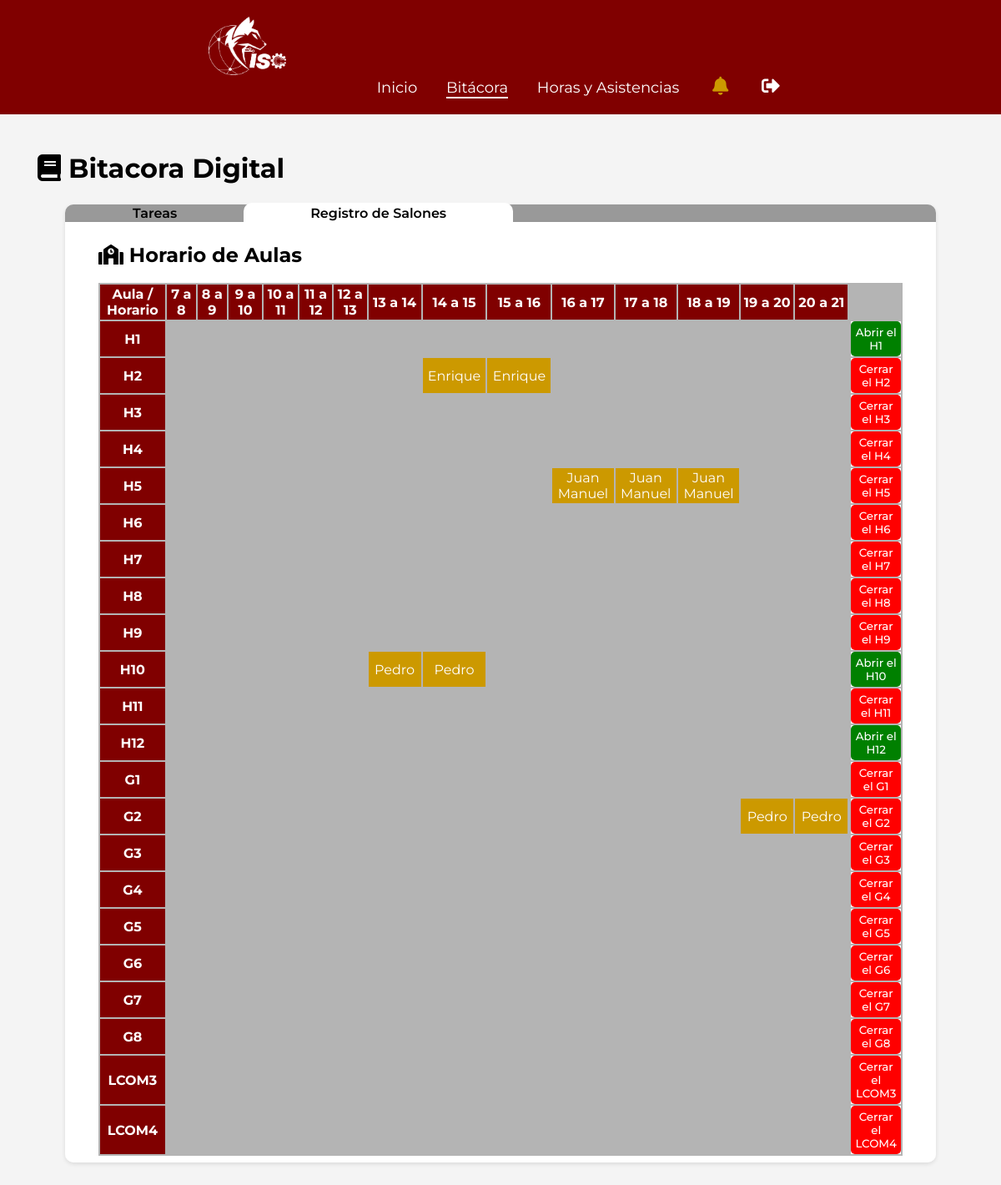
The page /bitacorah.php (signed in) on the database as committed earlier.
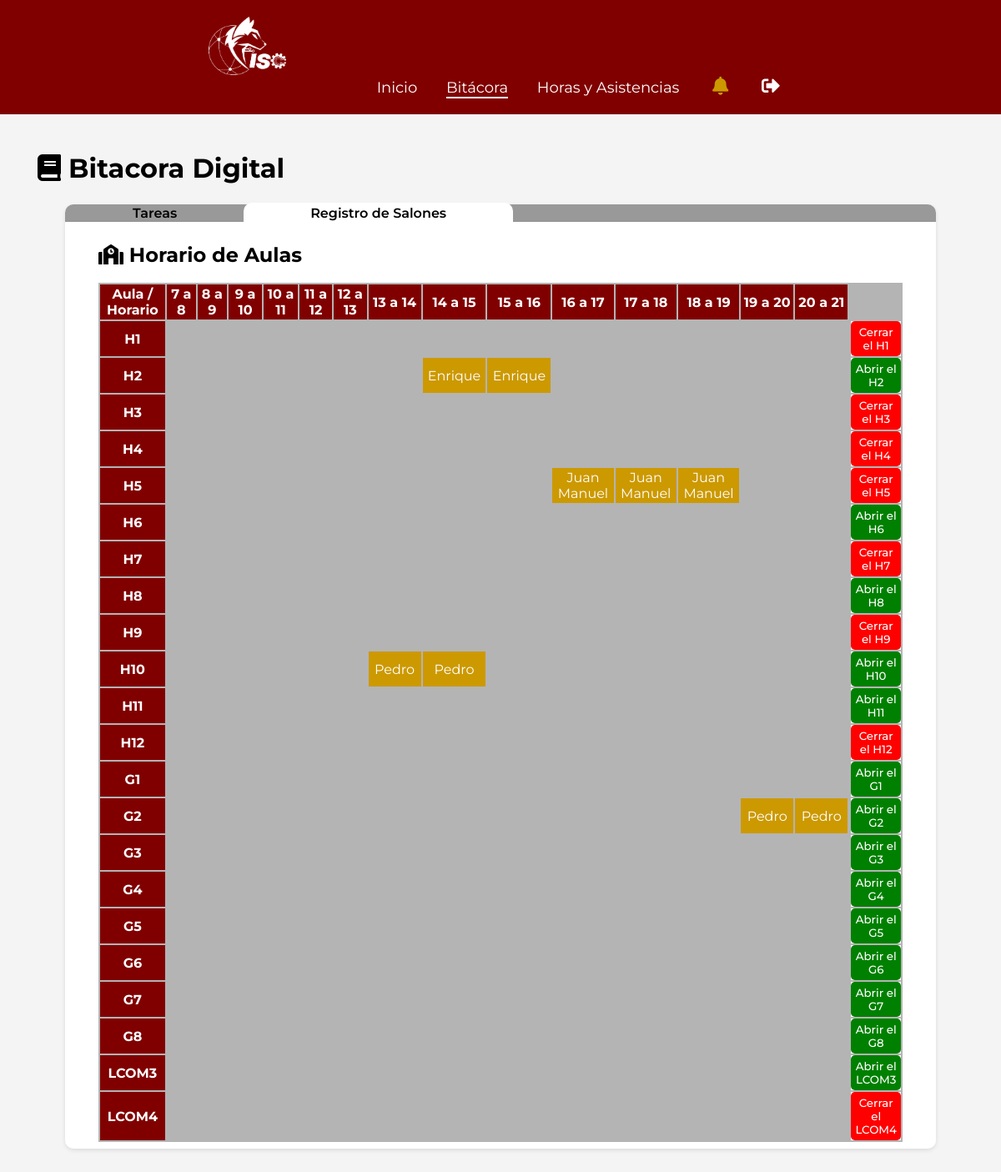
The same page on the database as committed later.
### tables this page shows
CREATE TABLE `aulas` (
  `id_aula` int(5) NOT NULL,
  `aula` varchar(5) DEFAULT NULL,
  `tipo` varchar(50) DEFAULT NULL,
  `estado` varchar(255) DEFAULT NULL,
  `clima` varchar(255) DEFAULT NULL
);

### bitacorah.php (the view, shortened to what the changed rows need)
<!DOCTYPE html>
<html lang="es">
<head>
    <link rel="stylesheet" type="text/css" href="admin_panel.css">
    <link rel="stylesheet" href="https://cdnjs.cloudflare.com/ajax/libs/font-awesome/5.15.4/css/all.min.css"/>
</head>
<body>
    <main class="admin-main">
        <section class="dashboard-overview">
            <h2 class="tt_paginas"><i class="fas fa-book"></i> Bitacora Digital</h2>
            <br>
            <div class="dashboard-widgets">
                <div class="widget">
                    <h1><i class="fas fa-school"></i> Horario de Aulas</h1>
                    <br>
                    <table class="tabla_horarios">
                        <?php date_default_timezone_set('America/Mexico_City');
                            $dia_semana_ingles = array(
                                'Monday' => 'lunes',
                                'Tuesday' => 'martes',
                                'Wednesday' => 'miercoles',
                                'Thursday' => 'jueves',
                                'Friday' => 'viernes',
                                'Saturday' => 'sabado',
                                'Sunday' => 'domingo'
                            );
                            $dia_semana = $dia_semana_ingles[date("l")];
                            ?>
                        <tr>
                            <th class="table_tt">Aula / Horario</th>
                            <?php for ($i=6; $i<20; $i++){?>
                            <th class="table_tt"><?php echo $i + 1; ?> a <?php echo $i + 2; ?></th>
                            <?php }?>
                        </tr>
                        <?php require "admin/conexion.php";
                            $todos_datos = "SELECT * FROM aulas ORDER BY id_aula ASC";
                            $resultado_aulas = mysqli_query($conectar, $todos_datos);
                            while ($fila_aula = mysqli_fetch_assoc($resultado_aulas)) {
                                ?>
                                <tr>
                                    <td class="table_tt"><?php echo $fila_aula['aula']; ?></td>
                                    <?php
                                        for ($i = 6; $i < 21; $i++) {
                                            if ($dia_semana == "domingo" || $dia_semana == "sabado") {
                                                echo "<td></td>";
                                            } else {
                                                $hora = $i + 1;
                                                $aula = $fila_aula['id_aula'];
                                                $todos_maestros = "SELECT * FROM $dia_semana
                                                INNER JOIN docentes ON $dia_semana.maestro = docentes.id_docente
                                                WHERE hora = $hora AND aula = $aula";
                                                $resultado_maestros = mysqli_query($conectar, $todos_maestros);
                                            }
                                            if ($resultado_maestros && $fila_horario = mysqli_fetch_assoc($resultado_maestros)) { ?>
                                                <td class="seleccion"> <?php echo $fila_horario["nombres"] ?></td>
                                            <?php  } else {
                                                echo "<td></td>";
                                            }
                                        }
                                        ?>
                                        <td class="funcion">
                                            <?php
                                            $aula_c = $fila_aula["aula"];
                                            $todos_actualizar = "SELECT * FROM aulas WHERE aula = '$aula_c'";
                                            $resultado_actualizar = mysqli_query($conectar, $todos_actualizar);
                                            $fila_actualizar = mysqli_fetch_assoc($resultado_actualizar);
                                            $estado = $fila_actualizar["estado"];
                                            if ($estado == "abierto" || $estado == ""){
                                            ?>
                                                <form action="actualizar_estado.php" method="post" class="abierto">
                                                    <button type="submit">Cerrar el <?php echo $fila_actualizar["aula"]?></button>
                                                </form>
                                            <?php } else {?>
                                                <form action="actualizar_estado.php " class="cerrado" method="post">
                                                    <button type="submit">Abrir el <?php echo $fila_actualizar["aula"] ?></button>
                                                </form>
                                            <?php }?>
                                        </td>
                                </tr>
                            <?php
                            } ?>
                    </table>
                </div>
            </div>
        </section>
    </main>
</body>
</html>

Rows that differ between the two databases and show on the page:
changed aulas (number 1 of 22 on the later page): estado "Abrir el" → "Cerrar el"
changed aulas (number 2 of 22 on the later page): estado empty → "cerrado" (drawn)
changed aulas (number 6 of 22 on the later page): estado empty → "cerrado" (drawn)
changed aulas (number 8 of 22 on the later page): estado empty → "cerrado" (drawn)
changed aulas (number 11 of 22 on the later page): estado empty → "cerrado" (drawn)
changed aulas (number 12 of 22 on the later page): estado "Abrir el" → "Cerrar el"
changed aulas (number 13 of 22 on the later page): estado empty → "cerrado" (drawn)
changed aulas (number 14 of 22 on the later page): estado empty → "cerrado" (drawn)
changed aulas (number 15 of 22 on the later page): estado empty → "cerrado" (drawn)
changed aulas (number 16 of 22 on the later page): estado empty → "cerrado" (drawn)
changed aulas (number 17 of 22 on the later page): estado empty → "cerrado" (drawn)
changed aulas (number 18 of 22 on the later page): estado empty → "cerrado" (drawn)
changed aulas (number 19 of 22 on the later page): estado empty → "cerrado" (drawn)
changed aulas (number 20 of 22 on the later page): estado empty → "cerrado" (drawn)
changed aulas "LCOM3": estado empty → "cerrado" (drawn)
